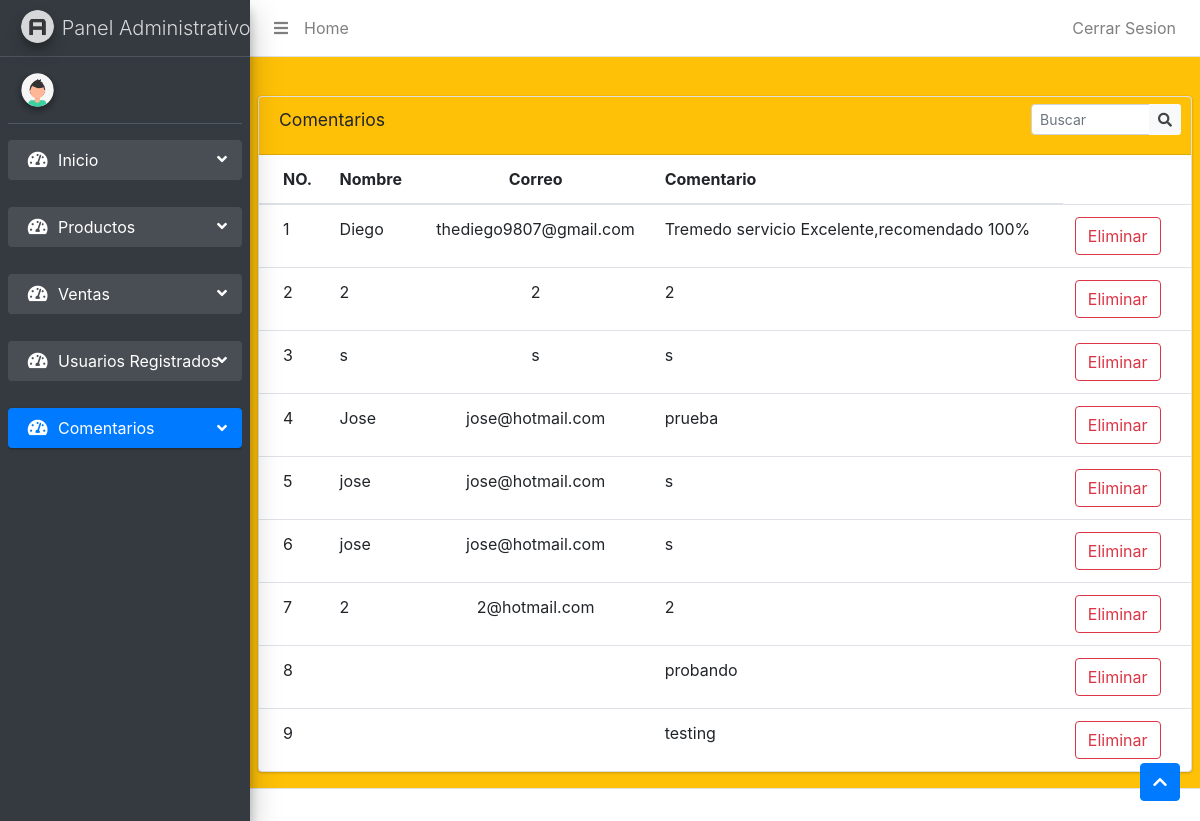
Screenshot of /Vistacomentarios.php with the database file from the repository.
### tables this page shows
CREATE TABLE `tblcomentarios` (
  `id_comentario` int(11) NOT NULL,
  `nombre` varchar(100) NOT NULL,
  `correo` varchar(100) NOT NULL,
  `mensaje` varchar(256) NOT NULL
);

### modulos/panel.php (called while the page is built, shortened)
<?php
include("global/conexion.php");
$sentencia4 = $pdo->prepare("SELECT * FROM `tblcomentarios`");
$sentencia4->execute();
$listaComentarios = $sentencia4->fetchALL(PDO::FETCH_ASSOC);

### Vistacomentarios.php (the view, shortened to what this page needs)
<?php
include 'modulos/panel.php';
include 'cabecera_admin.php';
?>
  <div class="content-wrapper">
    <div class="content-header">
      <div class="container-fluid">
        <div class="row mb-2">
          <div class="col-sm-6">
          </div>
        </div>
      </div>
    </div>
<aside class="main-sidebar sidebar-dark-primary elevation-4">
    <a href="Vistapanel.php" class="brand-link">
      <img src="dist/img/AdminLTELogo.png" alt="AdminLTE Logo" class="brand-image img-circle elevation-3"
           style="opacity: .8">
      <span class="brand-text font-weight-light">Panel Administrativo</span>
    </a>
    <div class="sidebar">
      <div class="user-panel mt-3 pb-3 mb-3 d-flex">
        <div class="image">
          <img src="img/avatar.svg" class="img-circle elevation-2" alt="User Image">
        </div>
        <div class="info">
        </div>
      </div>
      <nav class="mt-2">
        <ul class="nav nav-pills nav-sidebar flex-column" data-widget="" role="menu" data-accordion="false">
               <li class="nav-item  menu-open">
          <a href="Vistapanel.php" class="nav-link">
            <i class="nav-icon fas fa-tachometer-alt"></i>
            <p>
              Inicio
              <i class="right fas fa-angle-left"></i>
            </p>
          </a>
          <br>
        <li class="nav-item has-treeview menu-open">
          <a href="Vistaproductos.php" class="nav-link">
            <i class="nav-icon fas fa-tachometer-alt"></i>
            <p>
              Productos
              <i class="right fas fa-angle-left"></i>
            </p>
          </a>
          <br>
        <li class="nav-item has-treeview menu-open">
          <a href="Vistaventas.php" class="nav-link">
            <i class="nav-icon fas fa-tachometer-alt"></i>
            <p>
              Ventas
              <i class="right fas fa-angle-left"></i>
            </p>
          </a>
          <br>
        <li class="nav-item has-treeview menu-open">
          <a href="Vistausuarios.php" class="nav-link">
            <i class="nav-icon fas fa-tachometer-alt"></i>
            <p>
              Usuarios Registrados
              <i class="right fas fa-angle-left"></i>
            </p>
          </a>
          <br>
        <li class="nav-item has-treeview menu-open">
          <a href="Vistacomentarios.php" class="nav-link active">
            <i class="nav-icon fas fa-tachometer-alt"></i>
            <p>
              Comentarios
              <i class="right fas fa-angle-left"></i>
            </p>
          </a>
        </li>
              </ul>
      </nav>
    </div>
  </aside>
    <section class="content">
        <div class="row">
          <div class="col-12">
            <div class="card">
              <div class="card-header">
                <h3 class="card-title">Comentarios</h3>
                <div class="card-tools">
                <form action="vistacomentarios_busqueda.php" method="$_GET">
              <div class="input-group input-group-sm" style="width: 150px;">
                <input type="text" name="table_search" id="busqueda" class="form-control float-right" placeholder="Buscar">
                <div class="input-group-append">
                  <button type="submit" value="Buscar" class="btn btn-default"><i class="fas fa-search"></i></button>
                    </div>
                  </div>
                </div>
              </div>
              <div class="card-body table-responsive p-0">
                <table class="table table-hover text-nowrap">
                  <thead>
                    <tr>
                      <th>NO.</th>
                      <th>Nombre</th>
                      <th><center>Correo</center></th>
                      <th>Comentario</th>
                    </tr>
                  </thead>
                  <tbody>
                  <?php foreach($listaComentarios as $comentarios) { ?>
                    <tr>
                      <td><?php echo $comentarios['id_comentario'];?></td>
                      <td><?php echo $comentarios['nombre'];?></td>
                      <td><center><?php echo $comentarios['correo'];?></center></td>
                      <td><?php echo $comentarios['mensaje'];?></td>
                      <td>
                      <form action="" method="post">
                        <button class="btn btn-outline-danger" value="btnEliminar" type="submit" name="accion">Eliminar</button>
                      </form>
                    </td>
                    </tr>
                    <?php } ?>
                  </tbody>
                </table>
              </div>
            </div>
          </div>
        </div>
      </div>
  </div>
  <?php include("piePagina.php"); ?>

### Vistacomentarios.php (style rules this page uses)
.card-header { background-color: #FFC107; }
.content-header { background-color: #FFC107; }
.row { background-color: #FFC107; }

### rows the page displays
tblcomentarios: id_comentario "1", nombre "Diego", correo "thediego9807@gmail.com", mensaje "Tremedo servicio Excelente,recomendado 100%"
tblcomentarios: id_comentario "2", nombre "2", correo "2", mensaje "2"
tblcomentarios: id_comentario "3", nombre "s", correo "s", mensaje "s"
tblcomentarios: id_comentario "4", nombre "Jose", correo "jose@hotmail.com", mensaje "prueba"
tblcomentarios: id_comentario "5", nombre "jose", correo "jose@hotmail.com", mensaje "s"
tblcomentarios: id_comentario "6", nombre "jose", correo "jose@hotmail.com", mensaje "s"
tblcomentarios: id_comentario "7", nombre "2", correo "2@hotmail.com", mensaje "2"
tblcomentarios: id_comentario "8", mensaje "probando"
tblcomentarios: id_comentario "9", mensaje "testing"
